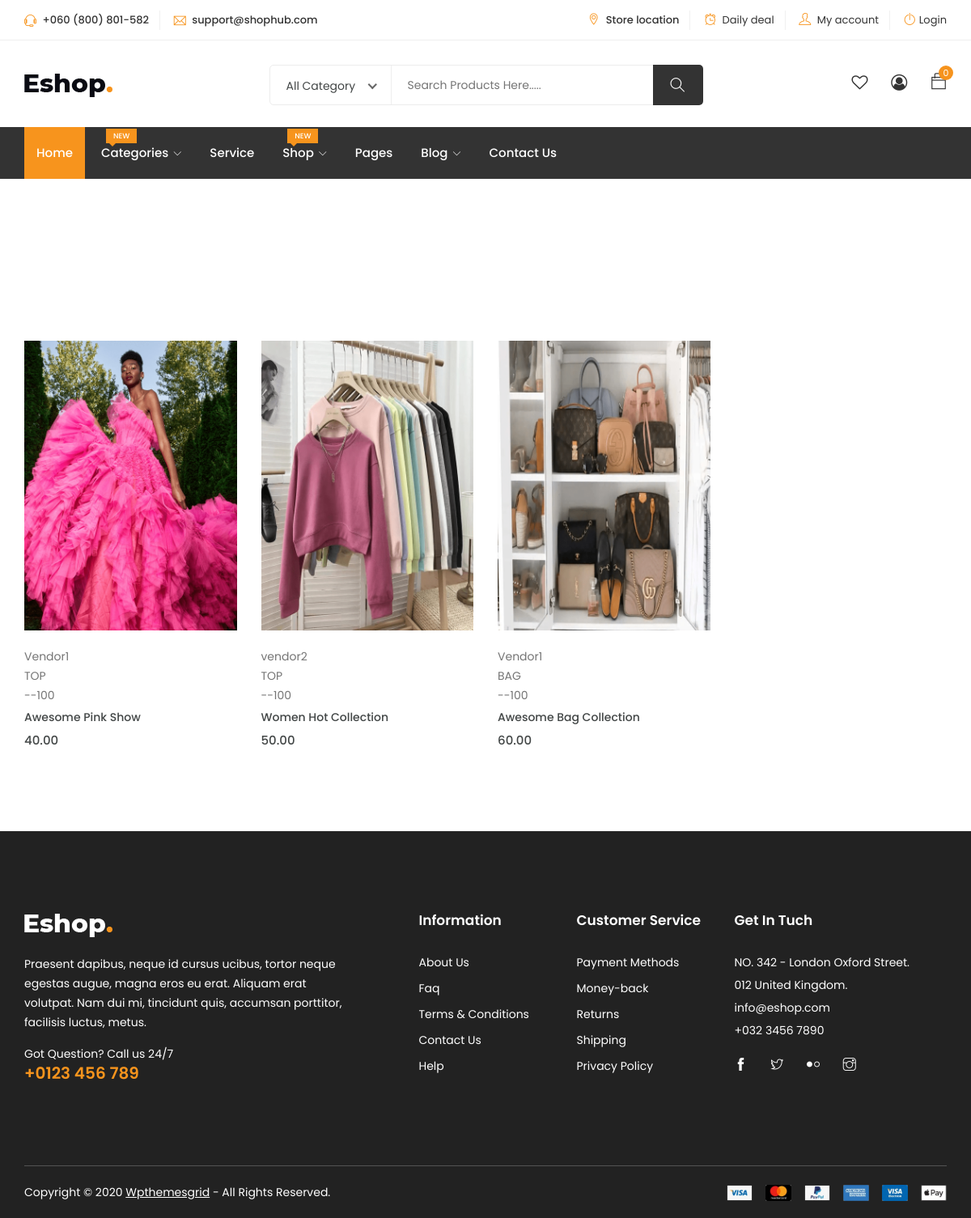
Screenshot of /products/ with the database file from the repository.
### core/models.py (models this page shows, shortened)
class Product(models.Model):
    pid = models.UUIDField(unique=True, default=uuid.uuid4, editable=True)
    user = models.ForeignKey(User, on_delete=models.SET_NULL, null=True)
    category = models.ForeignKey(Category, on_delete=models.SET_DEFAULT, null=True,default= None)
    title = models.CharField(max_length=100, default='something') # for title, heading etc
    image = models.ImageField(upload_to=user_directory_path,default='product.jpg')
    description = models.TextField(null=True, blank=True, default='product')
    price = models.DecimalField(max_digits=9, decimal_places=2, default='0.00')
    old_price = models.DecimalField(max_digits=9, decimal_places=2, default='1.00')
    specifications = models.TextField(null=True, blank=True, default='specs')
    type = models.CharField(max_length=100, default='something', null=True, blank=True) # for title, heading etc
    stock_count = models.CharField(max_length=100, default='0', null=True, blank=True)
    vendor = models.ForeignKey(Vendor, on_delete=models.SET_DEFAULT, null=True,default= None)
    product_status = models.CharField(choices=STATUS, max_length=10, default='in_review')
    status = models.BooleanField(default=True)
    in_stock = models.BooleanField(default=True)
    featured = models.BooleanField(default=False)
    digital = models.BooleanField(default=False)
    sku = models.UUIDField(unique=True, default=uuid.uuid4, editable=True)
    date = models.DateTimeField(auto_now_add=True)
    updated = models.DateTimeField(null=True, blank=True)
    class Meta:
        verbose_name_plural = 'Products'
    def get_percentage(self):
        new_price = ((self.old_price - self.price) / self.old_price) * 100
        return new_price

class Vendor(models.Model):
    vid = models.UUIDField(unique=True, default=uuid.uuid4, editable=True)
    title = models.CharField(max_length=100, default='something') # for title, heading etc
    image = models.ImageField(upload_to=user_directory_path,default='vendor.jpg')
    description = models.TextField(null=True, blank=True, default='vendor')
    address = models.CharField(max_length=100, default='123 A Street, PH')
    contact = models.CharField(max_length=100, default='123 456 789')
    chat_resp_time = models.CharField(max_length=100, default="100")
    shipping_on_time = models.CharField(max_length=100, default='100')
    authentic_rating = models.CharField(max_length=100, default='100')
    days_return = models.CharField(max_length=100, default='100')
    warranty_period = models.CharField(max_length=100, default='100')
    user = models.ForeignKey(User, on_delete=models.SET_DEFAULT, null=True, default=None)
    class Meta:
        verbose_name_plural = 'Vendor'

class Category(models.Model):
    cid = models.UUIDField(unique=True, default=uuid.uuid4, editable=True)
    title = models.CharField(max_length=100, default='apparel')  # for title, heading etc
    image = models.ImageField(upload_to='category',default='category.jpg')
    class Meta:
        verbose_name_plural = 'Categories'
    def __str__(self):
        return self.title

### core/views.py (the view)
# urls.py: path('products/', product_list_view, name='product-list'),
def product_list_view(request):
    products = Product.objects.filter(product_status='published')
    context = {
        'products':products
    }
    return render(request, 'core/products-list.html', context)

### core/context_processor.py (called while the page is built)
def default(request):
    categories = Category.objects.all()
    return {
        'categories':categories
    }

### templates/core/products-list.html (shortened to what this page needs)
{% extends 'partials/base.html'%}
{% load static %}
{% block content %}
<div class="product-area section">
    <div class="container">
        <div class="row">
            <div class="col-12">
            </div>
        </div>
        <div class="row">
            <div class="col-12">
                <div class="product-info">
                    <div class="tab-content" id="myTabContent">
                        <div class="tab-pane fade show active" id="man" role="tabpanel">
                            <div class="tab-single">
                                <div class="row">
                                    {% for p in products %}
                                    <div class="col-xl-3 col-lg-4 col-md-4 col-12">
                                        <div class="single-product">
                                            <div class="product-img">
                                                <a href="{% url 'core:product-detail' p.pid %}">
                                                    <img class="default-img" src="{{ p.image.url }}" alt="#">
                                                </a>
                                                <div class="button-head">
                                                    <div class="product-action">
                                                    </div>
                                                </div>
                                            </div>
                                            <div class="product-content">
                                                <p>{{ p.vendor.title }}</p>
                                                <p>{{ p.category.title }}</p>
                                                <p>-{{ p.get_percentage | floatformat:0 }}</p>
                                                <h3><a href="product-details.html">{{ p.title }}</a></h3>
                                                <div class="product-price">
                                                    <span>{{ p.price }}</span>
                                                </div>
                                            </div>
                                        </div>
                                    </div>
                                    {% endfor %}
                                </div>
                            </div>
                        </div>
                    </div>
                </div>
            </div>
        </div>
    </div>
</div>
{% endblock content %}

### templates/partials/base.html (shortened to what this page needs)
{% load static %}
<!DOCTYPE html>
<html lang="zxx">
<head>
	<link rel="stylesheet" href="{% static 'css/bootstrap.css' %}">
    <link rel="stylesheet" href="{% static 'css/magnific-popup.min.css' %}">
    <link rel="stylesheet" href="{% static 'css/font-awesome.css' %}">
	<link rel="stylesheet" href="{% static 'css/jquery.fancybox.min.css' %}">
    <link rel="stylesheet" href="{% static 'css/themify-icons.css' %}">
    <link rel="stylesheet" href="{% static 'css/niceselect.css' %}">
    <link rel="stylesheet" href="{% static 'css/animate.css' %}">
    <link rel="stylesheet" href="{% static 'css/flex-slider.min.css' %}">
    <link rel="stylesheet" href="{% static 'css/owl-carousel.css' %}">
    <link rel="stylesheet" href="{% static 'css/slicknav.min.css' %}">
	<link rel="stylesheet" href="{% static 'css/reset.css' %}">
	<link rel="stylesheet" href="{% static 'style.css' %}">
    <link rel="stylesheet" href="{% static 'css/responsive.css' %}">
</head>
<body class="js">
	<header class="header shop">
		<div class="topbar">
			<div class="container">
				<div class="row">
					<div class="col-lg-5 col-md-12 col-12">
						<div class="top-left">
							<ul class="list-main">
								<li><i class="ti-headphone-alt"></i> +060 (800) 801-582</li>
								<li><i class="ti-email"></i> support@shophub.com</li>
							</ul>
						</div>
					</div>
					<div class="col-lg-7 col-md-12 col-12">
						<div class="right-content">
							<ul class="list-main">
								<li><i class="ti-location-pin"></i> Store location</li>
								<li><i class="ti-alarm-clock"></i> <a href="#">Daily deal</a></li>
								<li><i class="ti-user"></i> <a href="#">My account</a></li>
								{% if request.user.is_authenticated %}
								<li><i class="ti-power-off"></i><a href="{% url 'userauths:logout'%}">Logout</a></li>
								{% else %}
								<li><i class="ti-power-off"></i><a href="{% url 'userauths:login'%}">Login</a></li>
								{% endif %}
							</ul>
						</div>
					</div>
				</div>
			</div>
		</div>
		<div class="middle-inner">
			<div class="container">
				<div class="row">
					<div class="col-lg-2 col-md-2 col-12">
						<div class="logo">
							<a href="{% url 'core:index' %}"><img src="{% static 'images/logo.png' %}" alt="logo"></a>
						</div>
					</div>
					<div class="col-lg-8 col-md-7 col-12">
						<div class="search-bar-top">
							<div class="search-bar">
								<form method="get" action="{% url 'core:search' %}">
									<input name="q" placeholder="Search Products Here....." type="text">
									<button class="btnn" type="submit"><i class="ti-search"></i></button>
								</form>
							</div>
						</div>
					</div>
					<div class="col-lg-2 col-md-3 col-12">
						<div class="right-bar">
							<div class="sinlge-bar">
								<a href="#" class="single-icon"><i class="fa fa-heart-o" aria-hidden="true"></i></a>
							</div>
							<div class="sinlge-bar">
								<a href="#" class="single-icon"><i class="fa fa-user-circle-o" aria-hidden="true"></i></a>
							</div>
							<div class="sinlge-bar shopping">
								<a class="single-icon"><i class="ti-bag"></i> <span class="total-count cart-items-count">{{ request.session.cart_data_obj|length }}</span></a>
							</div>
						</div>
					</div>
				</div>
			</div>
		</div>
		<div class="header-inner">
			<div class="container">
				<div class="cat-nav-head">
					<div class="row">
						<div class="col-lg-9 col-12">
							<div class="menu-area">
								<nav class="navbar navbar-expand-lg">
									<div class="navbar-collapse">
										<div class="nav-inner">
											<ul class="nav main-menu menu navbar-nav">
													<li class="active"><a href="#">Home</a></li>
													<li><a href="#">Categories<i class="ti-angle-down"></i><span class="new">New</span></a>
													</li>
													<li><a href="#">Service</a></li>
													<li><a href="#">Shop<i class="ti-angle-down"></i><span class="new">New</span></a>
													</li>
													<li><a href="#">Pages</a></li>
													<li><a href="#">Blog<i class="ti-angle-down"></i></a>
													</li>
													<li><a href="contact.html">Contact Us</a></li>
												</ul>
										</div>
									</div>
								</nav>
	</header>
{% block content%}
{% endblock content%}
	<footer class="footer">
		<div class="footer-top section">
			<div class="container">
				<div class="row">
					<div class="col-lg-5 col-md-6 col-12">
						<div class="single-footer about">
							<div class="logo">
								<a href="index.html"><img src="{% static 'images/logo2.png' %}" alt="#"></a>
							</div>
							<p class="text">Praesent dapibus, neque id cursus ucibus, tortor neque egestas augue,  magna eros eu erat. Aliquam erat volutpat. Nam dui mi, tincidunt quis, accumsan porttitor, facilisis luctus, metus.</p>
							<p class="call">Got Question? Call us 24/7<span><a href="tel:123456789">+0123 456 789</a></span></p>
						</div>
					</div>
					<div class="col-lg-2 col-md-6 col-12">
						<div class="single-footer links">
							<h4>Information</h4>
							<ul>
								<li><a href="#">About Us</a></li>
								<li><a href="#">Faq</a></li>
								<li><a href="#">Terms & Conditions</a></li>
								<li><a href="#">Contact Us</a></li>
								<li><a href="#">Help</a></li>
							</ul>
						</div>
					</div>
					<div class="col-lg-2 col-md-6 col-12">
						<div class="single-footer links">
							<h4>Customer Service</h4>
							<ul>
								<li><a href="#">Payment Methods</a></li>
								<li><a href="#">Money-back</a></li>
								<li><a href="#">Returns</a></li>
								<li><a href="#">Shipping</a></li>
								<li><a href="#">Privacy Policy</a></li>
							</ul>
						</div>
					</div>
					<div class="col-lg-3 col-md-6 col-12">
						<div class="single-footer social">
							<h4>Get In Tuch</h4>
							<div class="contact">
								<ul>
									<li>NO. 342 - London Oxford Street.</li>
									<li>012 United Kingdom.</li>
									<li>info@eshop.com</li>
									<li>+032 3456 7890</li>
								</ul>
							</div>
							<ul>
								<li><a href="#"><i class="ti-facebook"></i></a></li>
								<li><a href="#"><i class="ti-twitter"></i></a></li>
								<li><a href="#"><i class="ti-flickr"></i></a></li>
								<li><a href="#"><i class="ti-instagram"></i></a></li>
							</ul>
						</div>
					</div>
				</div>
			</div>
		</div>
		<div class="copyright">
			<div class="container">
				<div class="inner">
					<div class="row">
						<div class="col-lg-6 col-12">
							<div class="left">
								<p>Copyright © 2020 <a href="http://www.wpthemesgrid.com" target="_blank">Wpthemesgrid</a>  -  All Rights Reserved.</p>
							</div>
						</div>
						<div class="col-lg-6 col-12">
							<div class="right">
								<img src="{% static 'images/payments.png' %}" alt="#">
							</div>
						</div>
					</div>
				</div>
			</div>
		</div>
	</footer>
</body>
</html>

### rows the page displays
Product: image (picture), vendor "Vendor1", category "TOP", get_percentage "-100", title "Awesome Pink Show", price "40.00"
Product: image (picture), vendor "vendor2", category "TOP", get_percentage "-100", title "Women Hot Collection", price "50.00"
Product: image (picture), vendor "Vendor1", category "BAG", get_percentage "-100", title "Awesome Bag Collection", price "60.00"

### other values shown
{{ request.session.cart_data_obj|length }} "0"
